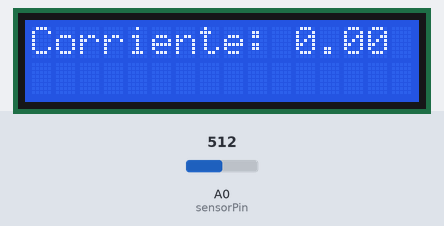
The sketch below on a simulated Arduino Uno, built with avr-gcc and run on an emulated ATmega328P. On the bench: 16×2 character LCD. The inputs (shaded band) are chosen by the test bench; at power-on: A0 (sensorPin) = 512.

Above: at 3.2 s.
3.3 s: A0 (sensorPin) set to 716
At 5.3 s:
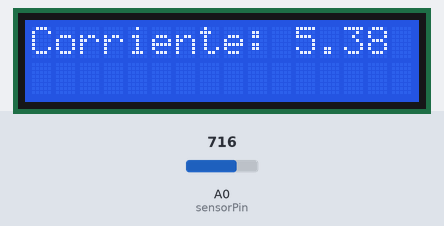
5.6 s: A0 (sensorPin) set to 900
At 6.9 s:
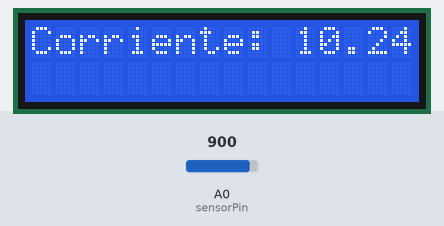
7.6 s: A0 (sensorPin) set to 877
At 8.5 s:
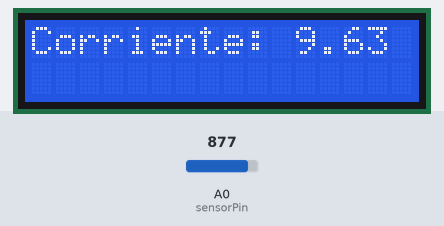
Timing chart, 0 to 10.6 s (numbered marks = the images above; inputs shaded):
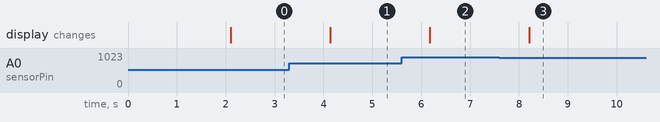

The sketch:

sketch_jul10a.ino
```cpp
#include <LiquidCrystal_I2C.h>

LiquidCrystal_I2C lcd(0x27, 16, 2); // Dirección I2C y tamaño de la pantalla

const int sensorPin = A0; // Pin analógico al que está conectado el sensor ACS712

void setup() {
  lcd.begin(16, 2);
  lcd.print("Amperimetro");
  lcd.setCursor(0, 1);
  lcd.print("by Arduino");

  delay(2000);
  lcd.clear();
}

void loop() {
  float voltage = 5.0; // Voltaje de referencia (según la alimentación del Arduino)
  float sensitivity = 0.185; // Sensibilidad del sensor ACS712 (ajustar según el modelo utilizado)

  int sensorValue = analogRead(sensorPin); // Lectura del valor analógico del sensor
  float current = (sensorValue - 512) * (voltage / 1024.0) / sensitivity; // Cálculo de la corriente en amperios

  lcd.setCursor(0, 0);
  lcd.print("Corriente: ");
  lcd.print(current);
  lcd.print(" A");

  delay(1000); // Intervalo de actualización de la pantalla
}
```

Measured:
- the behaviour switches between 891 and 890 on A0 (sensorPin) (found by bisection; images 2 and 3)
- after the input at 3.3 s, the display: changes after 0.84 s (image 1)
- after the input at 5.6 s, the display: changes after 0.57 s (image 2)
- after the input at 7.6 s, the display: changes after 0.61 s (image 3)
